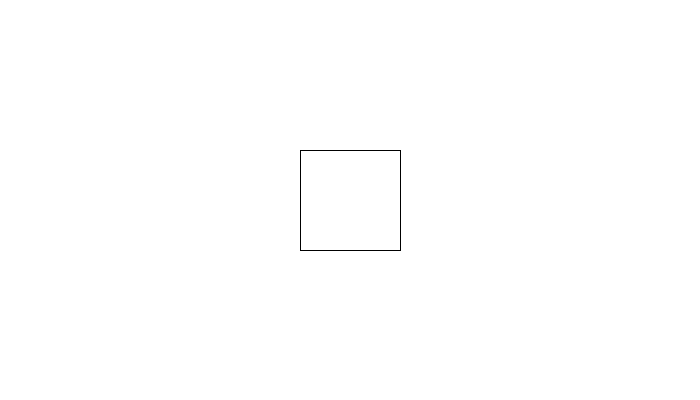
Frame 1 (no input)
Frame 60 (the mouse pressed at the canvas centre just before this capture): identical to frame 1, image omitted
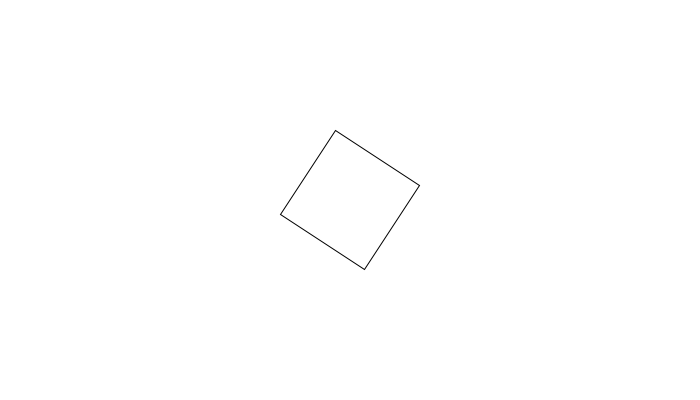
Frame 120 (the mouse held since frame 60 and released just before this capture)

The Processing sketch that drew these frames (run headless with seeded random() and noise(); from frame 60 on, the mouse is pressed at the canvas centre):

// Processing sketch: processing_35305
// ── processing_35305.pde

float incr = 0;
float rot = PI/2;
int x = 100;
int y = 100;
float z = 0.01;

void setup() {
  size(700, 400);
  background(255);
  //  stroke(6);

  /*
  rect(325,175,50,50);
   
   pushMatrix();
   translate(325,175);
   rotate(radians(45));
   fill(0);
   rect(325,175,50,50);
   popMatrix();
   */
}

void draw() {
  pushMatrix();
  background(255);
  translate(width/2, height/2);
  rotate(rot);
  rect(-x/2, -y/2, x, y);
  popMatrix();
  rot = rot + incr;

  if (mousePressed == true) {
    incr = z;
  }
  else {
    incr = 0;
  }
}

/*void mousePressed() {
  if (incr == 0) {
    incr = 0.01;
  }
  else {
    incr = 0;
  }
}
*/
//dist function
//dist between two point is less than buffer zone
